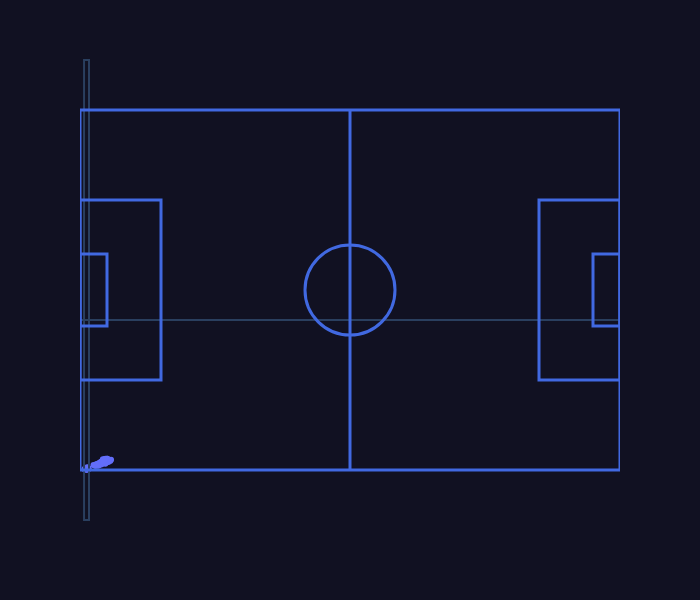

The cell this chart's notebook holds for it:
### Code cell
draw_pitch()

### Figure 1 — Plotly figure (JSON) as saved in the notebook; plotly's stock layout.template omitted (floating-point values rounded to 4 significant figures; data arrays with more than 128 entries replaced by an {"elided": "..."} marker saying what was removed)
{"data": [{"hovertemplate": "petal_length=%{x}<br>petal_width=%{y}<extra></extra>", "legendgroup": "", "marker": {"color": "#636efa", "symbol": "circle"}, "mode": "markers", "name": "", "orientation": "v", "showlegend": false, "type": "scatter", "x": {"elided": "150 float values"}, "xaxis": "x", "y": {"elided": "150 float values"}, "yaxis": "y"}], "layout": {"height": 600, "legend": {"tracegroupgap": 0}, "margin": {"t": 60}, "paper_bgcolor": "#112", "plot_bgcolor": "#112", "shapes": [{"type": "line", "x0": 0, "x1": 1, "xref": "x domain", "y0": 33.33, "y1": 33.33, "yref": "y"}, {"type": "rect", "x0": 0.9, "x1": 2, "xref": "x", "y0": 0, "y1": 1, "yref": "y domain"}, {"line": {"color": "RoyalBlue", "width": 3}, "type": "rect", "x0": 0, "x1": 18, "xref": "x", "y0": 60, "y1": 20, "yref": "y"}, {"line": {"color": "RoyalBlue", "width": 3}, "type": "rect", "x0": 0, "x1": 6, "xref": "x", "y0": 48, "y1": 32, "yref": "y"}, {"line": {"color": "RoyalBlue", "width": 3}, "type": "rect", "x0": 102, "x1": 120, "xref": "x", "y0": 60, "y1": 20, "yref": "y"}, {"line": {"color": "RoyalBlue", "width": 3}, "type": "rect", "x0": 114, "x1": 120, "xref": "x", "y0": 48, "y1": 32, "yref": "y"}, {"line": {"color": "RoyalBlue", "width": 3}, "type": "line", "x0": 60, "x1": 60, "xref": "x", "y0": 80, "y1": 0, "yref": "y"}, {"line": {"color": "RoyalBlue", "width": 3}, "type": "line", "x0": 0, "x1": 0, "xref": "x", "y0": 80, "y1": 0, "yref": "y"}, {"line": {"color": "RoyalBlue", "width": 3}, "type": "line", "x0": 120, "x1": 120, "xref": "x", "y0": 80, "y1": 0, "yref": "y"}, {"line": {"color": "RoyalBlue", "width": 3}, "type": "line", "x0": 0, "x1": 120, "xref": "x", "y0": 80, "y1": 80, "yref": "y"}, {"line": {"color": "RoyalBlue", "width": 3}, "type": "line", "x0": 0, "x1": 120, "xref": "x", "y0": 0, "y1": 0, "yref": "y"}, {"line": {"color": "RoyalBlue", "width": 3}, "type": "circle", "x0": 50, "x1": 70, "xref": "x", "y0": 50, "y1": 30, "yref": "y"}], "width": 700, "xaxis": {"anchor": "y", "domain": [0, 1], "range": [0, 120], "showgrid": false, "showticklabels": false, "title": {"text": "petal_length"}, "visible": false}, "yaxis": {"anchor": "x", "domain": [0, 1], "range": [0, 80], "scaleanchor": "x", "scaleratio": 1, "showgrid": false, "showticklabels": false, "title": {"text": "petal_width"}, "visible": false}}}
